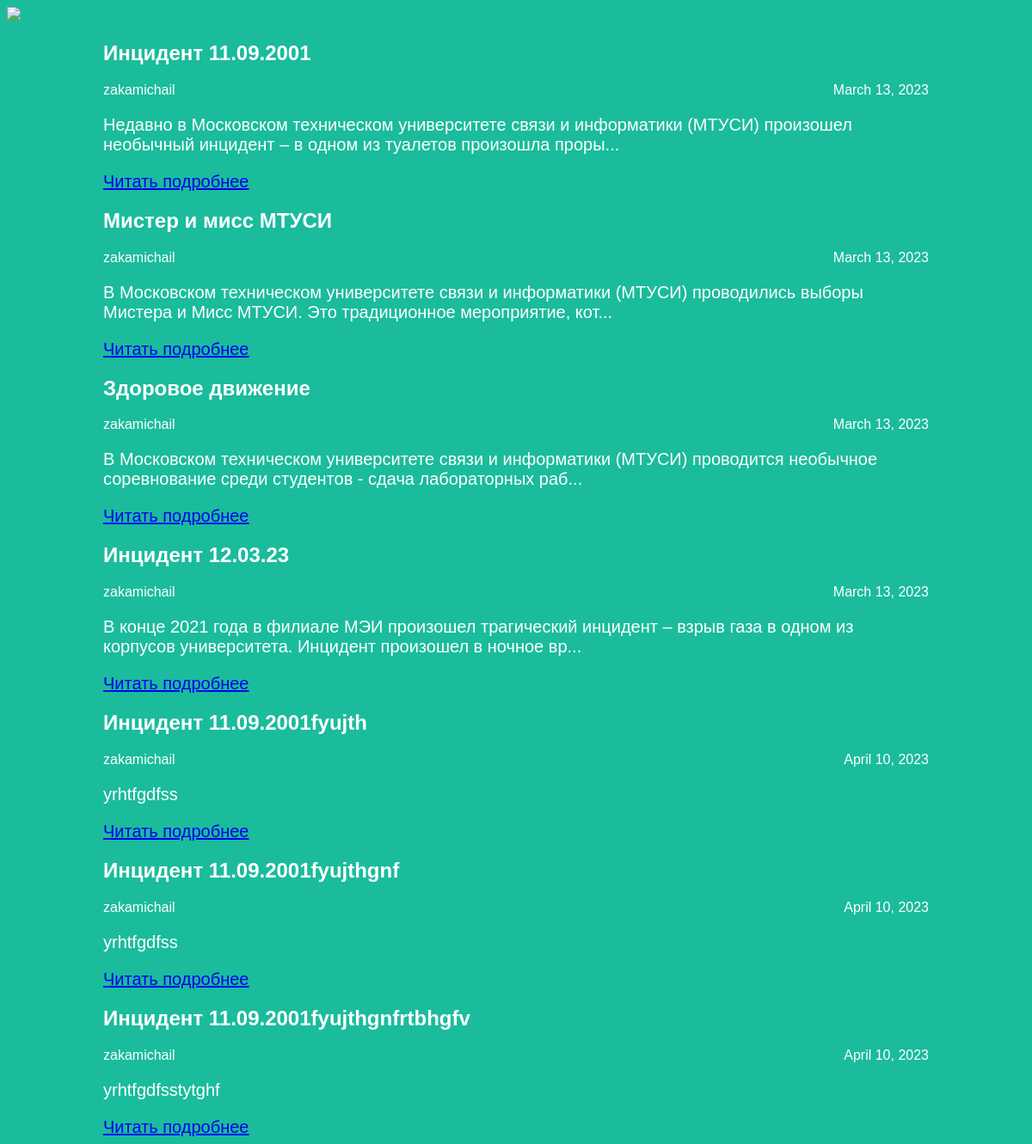
The page /articles on the database its author committed.
### articles/models.py (models this page shows, shortened)
class Article(models.Model):
    title = models.CharField(max_length=200)
    author = models.ForeignKey(User, on_delete=models.CASCADE)
    text = models.TextField()
    created_date = models.DateField(auto_now_add=True)
    def get_excerpt(self):
        return self.text[:140] + "..." if len(self.text) > 140 else self.text

### articles/views.py (the view)
# urls.py: path("articles", views.archive),
def archive(request):
    return render(request, 'archive.html', {"posts": Article.objects.all()})

### articles/templates/archive.html (shortened to what this page needs)
<!DOCTYPE html>
<html lang="en">
<head>
	{% load static %}
	<link rel="stylesheet" href="{{ STATIC_URL }}/static/articles.css">
</head>
<body>
<div class="header">
    <img src="http://isua-mtuci.ru/images/logo_mtuci.png" />
</div>
<div class="archive">
    {% for post in posts %}
        <div class="one-post">
            <h2 class="post-title">{{ post.title }}</h2>
            <div class="article-info">
                <div class="article-author">{{ post.author.username }}</div>
                <div class="article-created-date">{{ post.created_date }}</div>
            </div>
            <p class="article-text">{{ post.get_excerpt }}</p>
		<p>
 		 <a href="http://127.0.0.1:8000/article/{{ post.id }}">Читать подробнее</a>
		</p>
        </div>
    {% endfor %}
</div>
</body>
</html>

### articles/static/articles.css (style rules this page uses)
p, h4 { font-size: 20px; margin-bottom: 0; }
img { height: 30px; width: auto; }

### rows shown on the page
Article: title "Инцидент 11.09.2001", author.username "zakamichail", created_date "March 13, 2023", get_excerpt "Недавно в Московском техническом университете связи и информатики (МТУСИ) произошел необычный инцидент – в одном из туалетов произошла проры..."
Article: title "Мистер и мисс МТУСИ", author.username "zakamichail", created_date "March 13, 2023", get_excerpt "В Московском техническом университете связи и информатики (МТУСИ) проводились выборы Мистера и Мисс МТУСИ. Это традиционное мероприятие, кот..."
Article: title "Здоровое движение", author.username "zakamichail", created_date "March 13, 2023", get_excerpt "В Московском техническом университете связи и информатики (МТУСИ) проводится необычное соревнование среди студентов - сдача лабораторных раб..."
Article: title "Инцидент 12.03.23", author.username "zakamichail", created_date "March 13, 2023", get_excerpt "В конце 2021 года в филиале МЭИ произошел трагический инцидент – взрыв газа в одном из корпусов университета. Инцидент произошел в ночное вр..."
Article: title "Инцидент 11.09.2001fyujth", author.username "zakamichail", created_date "April 10, 2023", get_excerpt "yrhtfgdfss"
Article: title "Инцидент 11.09.2001fyujthgnf", author.username "zakamichail", created_date "April 10, 2023", get_excerpt "yrhtfgdfss"
Article: title "Инцидент 11.09.2001fyujthgnfrtbhgfv", author.username "zakamichail", created_date "April 10, 2023", get_excerpt "yrhtfgdfsstytghf"
